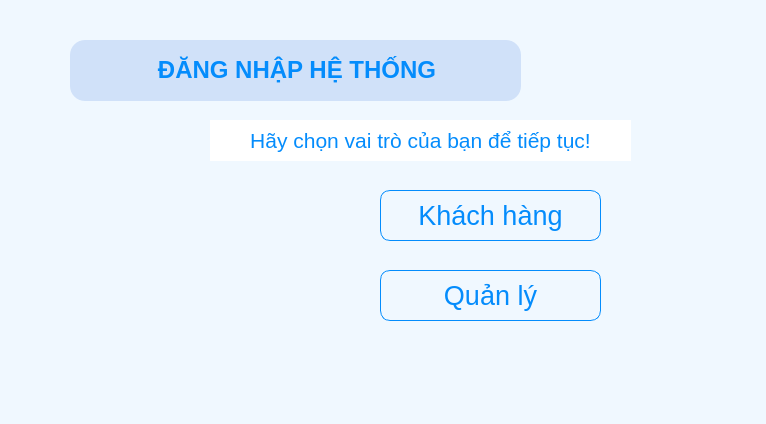
<?xml version="1.0" encoding="UTF-8"?>
<ui version="4.0">
 <class>MainWindow</class>
 <widget class="QMainWindow" name="MainWindow">
  <property name="geometry">
   <rect>
    <x>0</x>
    <y>0</y>
    <width>766</width>
    <height>424</height>
   </rect>
  </property>
  <property name="windowTitle">
   <string>Skibidi Water</string>
  </property>
  <property name="windowIcon">
   <iconset>
    <normaloff>../../images/skibidi.png</normaloff>../../images/skibidi.png</iconset>
  </property>
  <property name="styleSheet">
   <string notr="true">background-color: #F0F8FF;
</string>
  </property>
  <widget class="QWidget" name="centralwidget">
   <widget class="QLabel" name="label_2">
    <property name="geometry">
     <rect>
      <x>70</x>
      <y>40</y>
      <width>451</width>
      <height>61</height>
     </rect>
    </property>
    <property name="font">
     <font>
      <family>MS Shell Dlg 2</family>
     </font>
    </property>
    <property name="cursor">
     <cursorShape>ArrowCursor</cursorShape>
    </property>
    <property name="styleSheet">
     <string notr="true">color: rgb(4, 140, 252);
border-radius: 15px;
padding: 5px;
background-color: #D0E1F9;</string>
    </property>
    <property name="text">
     <string>&lt;html&gt;&lt;head/&gt;&lt;body&gt;&lt;p align=&quot;center&quot;&gt;&lt;span style=&quot; font-size:18pt; font-weight:600;&quot;&gt;ĐĂNG NHẬP HỆ THỐNG&lt;/span&gt;&lt;/p&gt;&lt;/body&gt;&lt;/html&gt;</string>
    </property>
   </widget>
   <widget class="QLabel" name="label_3">
    <property name="geometry">
     <rect>
      <x>210</x>
      <y>120</y>
      <width>421</width>
      <height>41</height>
     </rect>
    </property>
    <property name="font">
     <font>
      <family>MS Shell Dlg 2</family>
      <pointsize>16</pointsize>
      <weight>50</weight>
      <italic>false</italic>
      <bold>false</bold>
     </font>
    </property>
    <property name="toolTip">
     <string>&lt;html&gt;&lt;head/&gt;&lt;body&gt;&lt;p align=&quot;center&quot;&gt;&lt;br/&gt;&lt;/p&gt;&lt;/body&gt;&lt;/html&gt;</string>
    </property>
    <property name="styleSheet">
     <string notr="true">color: #048cfc;
background-color: rgb(255, 255, 255);
font: 16pt &quot;MS Shell Dlg 2&quot;;
</string>
    </property>
    <property name="text">
     <string>&lt;html&gt;&lt;head/&gt;&lt;body&gt;&lt;p align=&quot;center&quot;&gt;Hãy chọn vai trò của bạn để tiếp tục!&lt;/p&gt;&lt;/body&gt;&lt;/html&gt;</string>
    </property>
   </widget>
   <widget class="QPushButton" name="quanlybutton">
    <property name="geometry">
     <rect>
      <x>380</x>
      <y>270</y>
      <width>221</width>
      <height>51</height>
     </rect>
    </property>
    <property name="font">
     <font>
      <family>MS Shell Dlg 2</family>
      <pointsize>20</pointsize>
      <weight>9</weight>
      <italic>false</italic>
      <bold>false</bold>
     </font>
    </property>
    <property name="cursor">
     <cursorShape>PointingHandCursor</cursorShape>
    </property>
    <property name="styleSheet">
     <string notr="true">QPushButton {
    /* Kiểu mặc định của nút */
background-color: #F0F8FF;
font: 75 20pt &quot;MS Shell Dlg 2&quot;;
color: #048cfc;
border-radius: 10px;
border: 1px solid #048cfc;
}

/* Khi di chuột qua nút */
QPushButton:hover {
	background-color: rgb(220, 236, 255);
}

/* Khi nhấn nút */
QPushButton:pressed {
background-color: rgb(197, 227, 255);
    /* Bạn có thể thay đổi màu chữ, viền... nếu muốn */
}</string>
    </property>
    <property name="text">
     <string>Quản lý</string>
    </property>
    <property name="autoDefault">
     <bool>false</bool>
    </property>
   </widget>
   <widget class="QPushButton" name="khachhangbutton">
    <property name="geometry">
     <rect>
      <x>380</x>
      <y>190</y>
      <width>221</width>
      <height>51</height>
     </rect>
    </property>
    <property name="font">
     <font>
      <family>MS Shell Dlg 2</family>
      <pointsize>20</pointsize>
      <weight>9</weight>
      <italic>false</italic>
      <bold>false</bold>
     </font>
    </property>
    <property name="cursor">
     <cursorShape>PointingHandCursor</cursorShape>
    </property>
    <property name="styleSheet">
     <string notr="true">QPushButton {
    /* Kiểu mặc định của nút */
background-color: #F0F8FF;
font: 75 20pt &quot;MS Shell Dlg 2&quot;;
color: #048cfc;
border-radius: 10px;
border: 1px solid #048cfc;
}

/* Khi di chuột qua nút */
QPushButton:hover {
	background-color: rgb(220, 236, 255);
}

/* Khi nhấn nút */
QPushButton:pressed {
background-color: rgb(197, 227, 255);
    /* Bạn có thể thay đổi màu chữ, viền... nếu muốn */
}</string>
    </property>
    <property name="text">
     <string>Khách hàng</string>
    </property>
   </widget>
   <widget class="QLabel" name="label_10">
    <property name="geometry">
     <rect>
      <x>0</x>
      <y>-30</y>
      <width>771</width>
      <height>461</height>
     </rect>
    </property>
    <property name="font">
     <font>
      <pointsize>10</pointsize>
      <weight>75</weight>
      <bold>true</bold>
     </font>
    </property>
    <property name="text">
     <string/>
    </property>
    <property name="pixmap">
     <pixmap>../../images/backround.png</pixmap>
    </property>
    <property name="scaledContents">
     <bool>true</bool>
    </property>
    <property name="wordWrap">
     <bool>true</bool>
    </property>
   </widget>
   <zorder>label_10</zorder>
   <zorder>label_2</zorder>
   <zorder>label_3</zorder>
   <zorder>quanlybutton</zorder>
   <zorder>khachhangbutton</zorder>
  </widget>
 </widget>
 <resources/>
 <connections/>
</ui>
